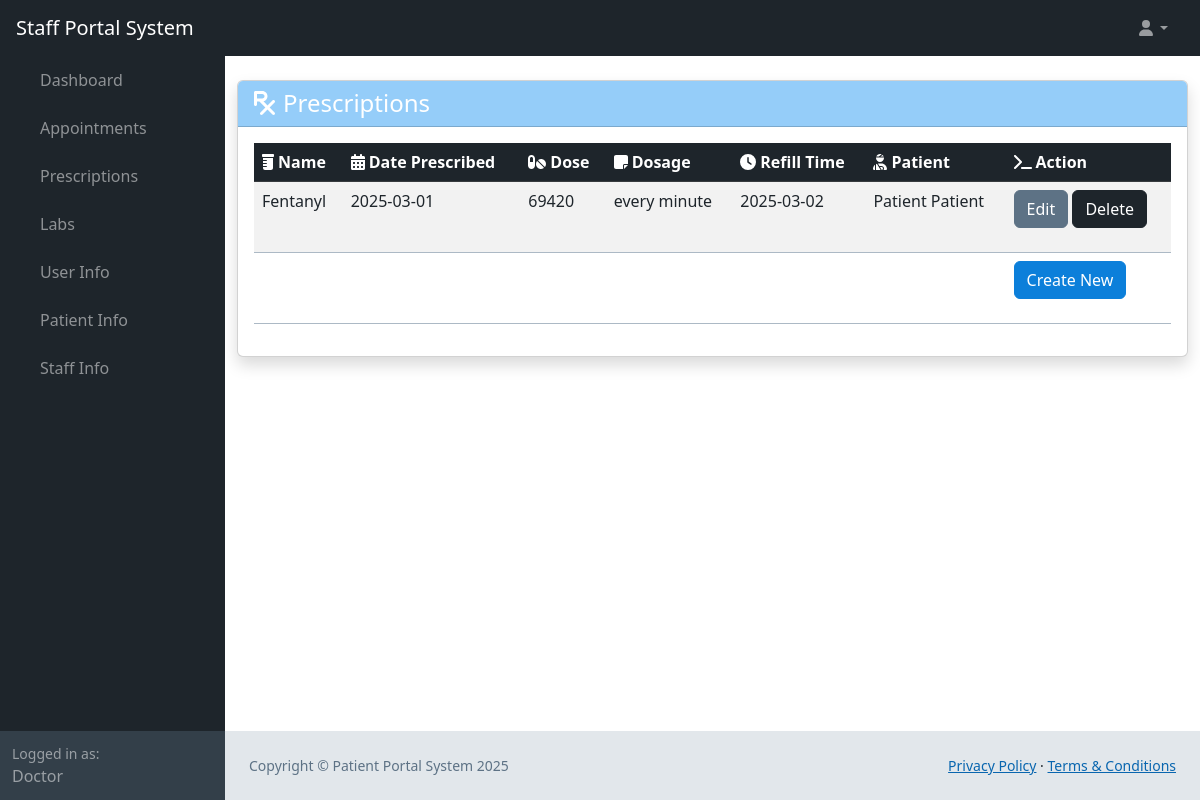
/web_root/prescriptions.php (signed in), run on the app's committed database.
### tables this page shows
CREATE TABLE `user` (
  `user_id` bigint(20) NOT NULL AUTO_INCREMENT,
  `first_name` varchar(25) NOT NULL,
  `last_name` varchar(50) NOT NULL,
  `phone_number` bigint(20) NOT NULL,
  `email` varchar(50) NOT NULL,
  `username` varchar(25) NOT NULL,
  `password_hash` varchar(60) NOT NULL,
  `bio` mediumtext DEFAULT NULL,
  `profile_pic` longblob DEFAULT NULL,
  PRIMARY KEY (`user_id`)
);

CREATE TABLE `prescription` (
  `prescription_id` int(11) NOT NULL AUTO_INCREMENT,
  `name` varchar(45) DEFAULT NULL,
  `date_prescribed` date DEFAULT NULL,
  `dose` varchar(45) DEFAULT NULL,
  `dosage` varchar(45) DEFAULT NULL,
  `refill_time` varchar(45) DEFAULT NULL,
  `patient_id` int(11) NOT NULL,
  `staff_id` int(11) NOT NULL,
  PRIMARY KEY (`prescription_id`),
  KEY `fk_prescription_patient1_idx` (`patient_id`),
  KEY `fk_prescription_staff1_idx` (`staff_id`),
  CONSTRAINT `fk_prescription_patient1` FOREIGN KEY (`patient_id`) REFERENCES `patient` (`patient_id`),
  CONSTRAINT `fk_prescription_staff1` FOREIGN KEY (`staff_id`) REFERENCES `staff` (`staff_id`)
);

### web_root/prescriptions.php (called while the page is built, shortened)
<?php
require 'generic.php';
if ($mode == 'Patient') {
    $patient_id = $patient['patient_id'];
    $query = 'SELECT * FROM prescription JOIN staff ON prescription.staff_id = staff.staff_id JOIN user ON user.user_id = staff.user_id WHERE prescription.patient_id = ' . $patient_id;
    $prescriptions = queryAsArray($conn, $query);
} else if ($mode == 'Staff') {
    $staff_id = $staff['staff_id'];
    $query = 'SELECT * FROM prescription JOIN patient ON prescription.patient_id = patient.patient_id JOIN user ON user.user_id = patient.user_id WHERE prescription.staff_id = ' . $staff_id;
    $prescriptions = queryAsArray($conn, $query);
} else if ($mode == 'Admin') {
    $prescriptions = getDatafromTable($conn, "prescription", ["*"]);
}
?>
<?php
require 'landing-content.php';
?>

### web_root/generic.php (called while the page is built, shortened)
<?php
    require 'functions.php';
    $conn = OpenCon();
    $userData = getDatafromTable($conn, "user", ["username" => $_SESSION['username']])[0];
    $user_id = $userData['user_id'];
    $firstName = $userData['first_name'];
    if (sizeOf(getDatafromTable($conn, "staff", ["user_id" => $user_id])) > 0) {
        $staff = getDatafromTable($conn, "staff", ["user_id" => $user_id])[0];
        $mode = 'Staff';
    }
?>

### web_root/functions.php (called while the page is built, shortened)
<?php
function getDatafromTable(mysqli $conn, string $table, array $searchConditions, $booleanOperations = "AND", $query = "select * from "): int|array
{
    $type = gettype($booleanOperations);
    if ($type == "array") {
        if (sizeof($booleanOperations) > sizeof($searchConditions)) {
            printf("There should be more search conditions than boolean operations");
            return 100;
        }
        for ($i = 0; $i < sizeof($booleanOperations); $i++) {
            if (!in_array(strtoupper($booleanOperations[$i]), ["OR", "AND", "XOR"])) {
                printf("Error getting data: incorrect boolean operator in '$booleanOperations'");
                return 101;
            }
        }
        for ($i = 0; $i < sizeof($searchConditions); $i++) {
            if ($i < sizeof($booleanOperations)) {
                $operations[$i] = strtoupper($booleanOperations[$i]);
            } else {
                $operations[$i] = "AND";
            }
        }
    } else if (!($type == "string")) {
        printf("Error incorrect data type for '$booleanOperations'");
        return 103;
    } else {
        if (in_array(strtoupper($booleanOperations), ["OR", "AND", "XOR"])) {
            for ($i = 0; $i < sizeof($searchConditions); $i++) {
                $operations[$i] = strtoupper($booleanOperations);
            }
        }
    }
    $query .= $table;
    if (sizeof($searchConditions) > 0) {
        $query .= " WHERE ";
    }
    $i = 0;
    foreach ($searchConditions as $key => $value) {
        $query .= $key . " = " . '\'' . $value . '\'';
        $query .= ' ' . $operations[$i] . ' ';
        $i++;
    }
    $query = substr($query, 0, strlen($query) - (strlen($operations[sizeof($operations) - 1]) + 2)) . ';';
    $result = mysqli_query($conn, $query);
    $results = mysqli_fetch_all($result, MYSQLI_BOTH);
    return $results;
}
function queryAsArray($conn, $query): array
{
    return $conn->query($query)->fetch_all(MYSQLI_BOTH);
}
?>

### web_root/prescriptions-content.php (the view, shortened to what this page needs)
<div class="container py-4">
    <div class="card shadow">
        <div class="card-header bg-primary text-white">
            <h1 class="h4 mb-0"><i class="fas fa-prescription me-2"></i>Prescriptions</h1>
        </div>
        <div class="card-body">
            <?php if (empty($prescriptions) && $mode == 'Patient'): ?>
                <div class="alert alert-dark">
                    <i class="fas fa-info-circle me-2"></i>No prescriptions at this time.
                </div>
            <?php else: ?>
                <div class="table-responsive">
                    <table class="table table-striped table-hover">
                        <thead class="table-dark">
                            <tr>
                                <th><i class="fas fa-prescription-bottle me-1"></i>Name</th>
                                <th><i class="fas fa-calendar-alt me-1"></i></i>Date Prescribed</th>
                                <th><i class="fas fa-pills me-1"></i></i>Dose</th>
                                <th><i class="fas fa-sticky-note me-1"></i>Dosage</th>
                                <th><i class="fas fa-clock me-1"></i>Refill Time</th>
                                <?php if ($mode == 'Patient'): ?>
                                    <th><i class="fas fa-user-md me-1"></i>Staff Member</th>
                                <?php elseif ($mode == 'Staff'): ?>
                                    <th><i class="fas fa-user-injured me-1"></i>Patient</th>
                                <?php elseif ($mode == 'Admin'): ?>
                                    <th><i class="fas fa-user-injured me-1"></i>Patient ID</th>
                                    <th><i class="fas fa-user-md me-1"></i>Staff ID</th>
                                <?php endif; ?>
                                <?php if ($mode != 'Patient'): ?>
                                    <th><i class="fas fa-terminal me-1"></i>Action</th>
                                <?php endif; ?>
                            </tr>
                        </thead>
                        <tbody>
                            <?php foreach ($prescriptions as $prescription): ?>
                                <tr>
                                    <td><?= htmlspecialchars($prescription['name']) ?></td>
                                    <td><?= htmlspecialchars($prescription['date_prescribed']) ?></td>
                                    <td><?= htmlspecialchars($prescription['dose']) ?></td>
                                    <td><?= htmlspecialchars($prescription['dosage']) ?></td>
                                    <td><?= htmlspecialchars($prescription['refill_time']) ?></td>
                                    <?php if ($mode == 'Admin'): ?>
                                        <td><?= htmlspecialchars($prescription['patient_id']) ?></td>
                                        <td><?= htmlspecialchars($prescription['staff_id']) ?></td>
                                    <?php else: ?>
                                        <td><?= htmlspecialchars($prescription['first_name'] . ' ' . $prescription['last_name']) ?>
                                        </td>
                                    <?php endif; ?>
                                    <?php if ($mode != 'Patient'): ?>
                                        <td>
                                            <form method="POST">
                                                <button type="button" class="btn btn-secondary" data-bs-toggle="modal"
                                                    data-bs-target="#editModal" name="edit-button"
                                                    prescription-id=<?= htmlspecialchars($prescription['prescription_id']) ?>
                                                    edit-name="<?= htmlspecialchars($prescription['name']) ?>"
                                                    edit-date="<?= htmlspecialchars($prescription['date_prescribed']) ?>"
                                                    edit-dose="<?= htmlspecialchars($prescription['dose']) ?>"
                                                    edit-dosage="<?= htmlspecialchars($prescription['dosage']) ?>"
                                                    edit-refill="<?= htmlspecialchars($prescription['refill_time']) ?>">Edit</button>
                                                <button type="button" class="btn btn-dark" data-bs-toggle="modal"
                                                    data-bs-target="#deleteModal" name='delete-button'
                                                    prescription-id=<?= htmlspecialchars($prescription['prescription_id']) ?>>Delete</button>
                                            </form>
                                        </td>
                                    <?php endif; ?>
                                </tr>
                            <?php endforeach; ?>
                            <?php if ($mode != 'Patient'): ?>
                                <tr>
                                    <td>
                                    </td>
                                    <td>
                                    </td>
                                    <td>
                                    </td>
                                    <td>
                                    </td>
                                    <td>
                                    </td>
                                    <td>
                                    </td>
                                    <td>
                                        <form method="POST">
                                            <button type="button" class="btn btn-primary" data-bs-toggle="modal"
                                                data-bs-target="#createModal" name='create-button'>Create New</button>
                                        </form>
                                    </td>
                                </tr>
                            <?php endif; ?>
                        </tbody>
                    </table>
                </div>
            <?php endif; ?>
        </div>
    </div>
</div>

### web_root/landing-content.php (shortened to what this page needs)
<!DOCTYPE html>
<html lang="en">
<head>
    <link href="../css/styles.css" rel="stylesheet" />
    <link href="../css/calendar.css" rel="stylesheet" />
</head>
<body class="sb-nav-fixed">
    <nav class="sb-topnav navbar navbar-expand navbar-dark bg-dark">
        <a class="navbar-brand ps-3" href="landing.php"><?php echo $mode . " Portal System" ?></a>
        <ul class="navbar-nav ms-auto ms-md-0 me-3 me-lg-4">
            <li class="nav-item dropdown">
                <a class="nav-link dropdown-toggle" id="navbarDropdown" href="#" role="button" data-bs-toggle="dropdown"
                    aria-expanded="false"><i class="fas fa-user fa-fw"></i></a>
            </li>
        </ul>
    </nav>
    <div id="layoutSidenav">
        <div id="layoutSidenav_nav">
            <nav class="sb-sidenav accordion sb-sidenav-dark" id="sidenavAccordion">
                <div class="sb-sidenav-menu">
                    <div class="nav">
                        <div class="collapse show" id="collapseLayouts" aria-labelledby="headingOne"
                            data-bs-parent="#sidenavAccordion">
                            <nav class="sb-sidenav-menu-nested nav">
                                <a class="nav-link" href="landing.php">Dashboard</a>
                                <a class="nav-link" href="appointments.php">Appointments</a>
                                <a class="nav-link" href="prescriptions.php">Prescriptions</a>
                                <a class="nav-link" href="labs.php">Labs</a>
                                <?php if ($mode != 'Patient'): ?>
                                    <a class="nav-link" href="user-info.php">User Info</a>
                                    <a class="nav-link" href="patient-info.php">Patient Info</a>
                                <?php endif; ?>
                                <a class="nav-link" href="staff-info.php">Staff Info</a>
                            </nav>
                        </div>
                    </div>
                </div>
                <div class="sb-sidenav-footer">
                    <div class="small">Logged in as:</div>
                    <?php echo $firstName; ?>
                </div>
            </nav>
        </div>
        <div id="layoutSidenav_content">
            <?php require $content_url ?>
            <?php require 'footer.php' ?>
        </div>
    </div>
</body>

### css/calendar.css (style rules this page uses)
:root { --fc-event-bg-color: #48A8F5; --fc-event-border-color: #48A8F5; --fc-button-text-color: #fff; --fc-button-bg-color: #333F49; --fc-button-border-color: #333F49; --fc-button-hover-bg-color: #1E252B; --fc-button-hover-border-color: #1E252B; --fc-button-active-bg-color: #1E252B; --fc-button-active-border-color: #1E252B; --fc-highlight-color: #cfe8fc; --fc-today-bg-color: #EFF2F4; }

### data on the page
user: first_name "Doctor"
prescription: name "Fentanyl", date_prescribed "2025-03-01", dose "69420", dosage "every minute", refill_time "2025-03-02", user.first_name+last_name "Patient Patient"

### other printed values
$mode "Staff"
